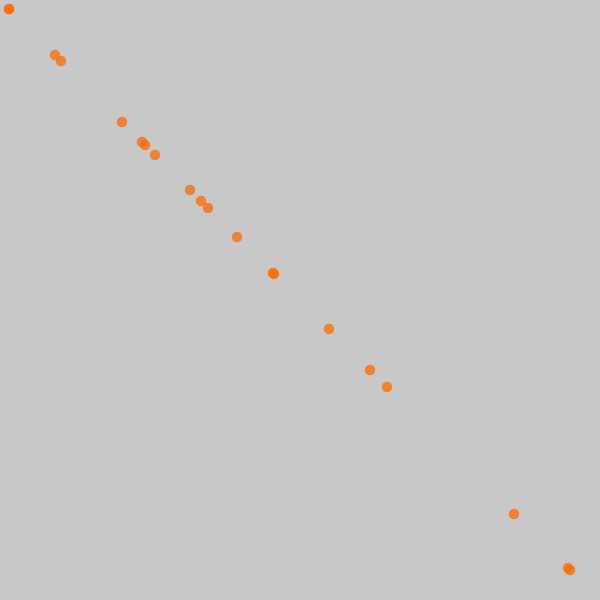
Frame 1 (no input)
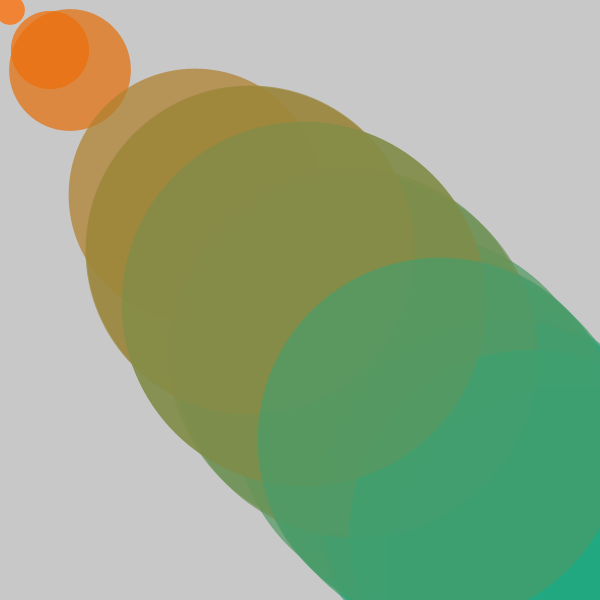
Frame 60 (the mouse pressed at the canvas centre just before this capture)
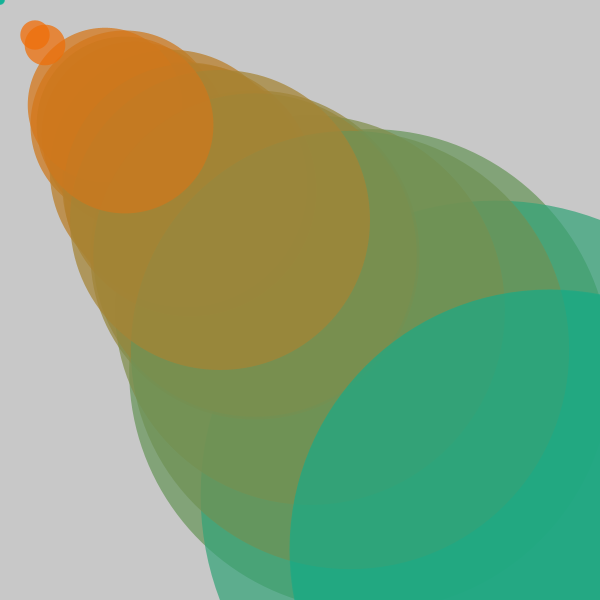
Frame 120 (the mouse held since frame 60 and released just before this capture)

The Processing sketch that drew these frames (run headless with seeded random() and noise(); from frame 60 on, the mouse is pressed at the canvas centre):

// Processing sketch: s07e00Javiera
// ── s07e00Javiera.pde
Objeto[] o = new Objeto[20];

  void setup() {
  size(600, 600);
  for (int i = 0; i < o.length; i++) {
    o[i] = new Objeto((int)random(0, width));
  }
}

void draw() {
  background(200);
  for (int i = 0; i < o.length; i++) {
    o[i].display();
    o[i].mover();
    o[i].borde();
  }
}
// ── Class.pde
class Objeto {
  int x;
  float y, diam, amt;
  color c1, c2, c3;
  boolean b;
  int vel= 5;
  int vel2= 6;

  Objeto(int x) {
    this.x = x;
    y = 10.5;
    c1 = color(255, 106, 0, 190);// naranjo
    //c2 = color(255, 200);
    c2 = color(4, 175, 146, 180); // calipso
    b = true;
  }

  void display() {
    c3 = lerpColor(c1, c2, amt);
    amt = map(x, 0, width, 0, 1);
    noStroke();
    fill(c3);
    ellipse(x, x, y, y);
  }

  void mover() {
    x += vel;
    y += vel2;

    if (x > width - diam/2 || x < diam/2) {
      vel*= -1;
    }

    if (y > height - diam/2 || y < diam/2) {
      vel2*= -1;
    }
  }

  void borde() {
    if (x > width) {
      x = 0;
      y = random(5, 30);
    }
  }
}
